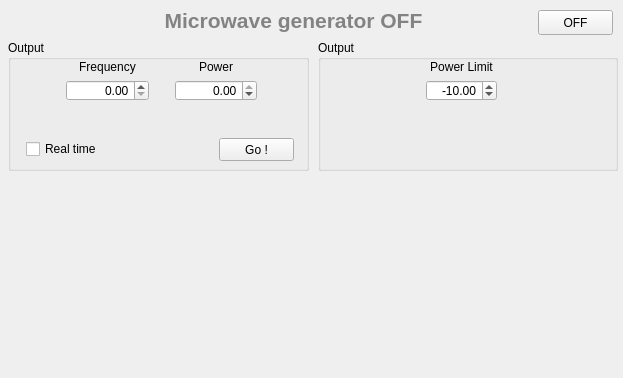
<?xml version="1.0" encoding="UTF-8"?>
<ui version="4.0">
 <class>SUiCpPSGE8257D</class>
 <widget class="QWidget" name="SUiCpPSGE8257D">
  <property name="geometry">
   <rect>
    <x>0</x>
    <y>0</y>
    <width>623</width>
    <height>378</height>
   </rect>
  </property>
  <property name="windowTitle">
   <string>Form</string>
  </property>
  <widget class="QGroupBox" name="gbxSaFreq_3">
   <property name="geometry">
    <rect>
     <x>318</x>
     <y>40</y>
     <width>300</width>
     <height>131</height>
    </rect>
   </property>
   <property name="title">
    <string>Output</string>
   </property>
   <widget class="QWidget" name="gridLayoutWidget_9">
    <property name="geometry">
     <rect>
      <x>108</x>
      <y>20</y>
      <width>71</width>
      <height>41</height>
     </rect>
    </property>
    <layout class="QGridLayout" name="gridLayout_11">
     <item row="0" column="0">
      <widget class="QLabel" name="lblMwPowerLimit">
       <property name="text">
        <string>Power Limit</string>
       </property>
       <property name="alignment">
        <set>Qt::AlignBottom|Qt::AlignHCenter</set>
       </property>
      </widget>
     </item>
     <item row="1" column="0">
      <widget class="QTechSpinBox" name="dsbMwPowerLimit">
       <property name="toolTip">
        <string>Power of the microwave in dBm</string>
       </property>
       <property name="alignment">
        <set>Qt::AlignRight|Qt::AlignTrailing|Qt::AlignVCenter</set>
       </property>
       <property name="minimum">
        <double>-135.000000000000000</double>
       </property>
       <property name="maximum">
        <double>0.000000000000000</double>
       </property>
       <property name="value">
        <double>-10.000000000000000</double>
       </property>
      </widget>
     </item>
    </layout>
   </widget>
  </widget>
  <widget class="SUiLblLed" name="ledMw">
   <property name="geometry">
    <rect>
     <x>8</x>
     <y>10</y>
     <width>25</width>
     <height>25</height>
    </rect>
   </property>
   <property name="sizePolicy">
    <sizepolicy hsizetype="Fixed" vsizetype="Fixed">
     <horstretch>0</horstretch>
     <verstretch>0</verstretch>
    </sizepolicy>
   </property>
   <property name="minimumSize">
    <size>
     <width>25</width>
     <height>25</height>
    </size>
   </property>
   <property name="maximumSize">
    <size>
     <width>25</width>
     <height>25</height>
    </size>
   </property>
   <property name="text">
    <string>
&lt;img src=&quot;:/led/circle_grey.png&quot; width=&quot;25&quot; height=&quot;25&quot;/&gt;</string>
   </property>
   <property name="textFormat">
    <enum>Qt::RichText</enum>
   </property>
  </widget>
  <widget class="QPushButton" name="cmdMwOnOff">
   <property name="geometry">
    <rect>
     <x>538</x>
     <y>10</y>
     <width>75</width>
     <height>25</height>
    </rect>
   </property>
   <property name="text">
    <string>OFF</string>
   </property>
   <property name="checkable">
    <bool>true</bool>
   </property>
  </widget>
  <widget class="QGroupBox" name="gbxSaFreq_2">
   <property name="geometry">
    <rect>
     <x>8</x>
     <y>40</y>
     <width>301</width>
     <height>131</height>
    </rect>
   </property>
   <property name="title">
    <string>Output</string>
   </property>
   <widget class="QWidget" name="gridLayoutWidget_6">
    <property name="geometry">
     <rect>
      <x>58</x>
      <y>20</y>
      <width>191</width>
      <height>41</height>
     </rect>
    </property>
    <layout class="QGridLayout" name="gridLayout_6">
     <item row="1" column="1">
      <spacer name="horizontalSpacer_3">
       <property name="orientation">
        <enum>Qt::Horizontal</enum>
       </property>
       <property name="sizeType">
        <enum>QSizePolicy::Minimum</enum>
       </property>
       <property name="sizeHint" stdset="0">
        <size>
         <width>20</width>
         <height>20</height>
        </size>
       </property>
      </spacer>
     </item>
     <item row="0" column="0">
      <widget class="QLabel" name="lblMwFreq">
       <property name="text">
        <string>Frequency</string>
       </property>
       <property name="alignment">
        <set>Qt::AlignBottom|Qt::AlignHCenter</set>
       </property>
      </widget>
     </item>
     <item row="0" column="2">
      <widget class="QLabel" name="lblMwPower">
       <property name="text">
        <string>Power</string>
       </property>
       <property name="alignment">
        <set>Qt::AlignBottom|Qt::AlignHCenter</set>
       </property>
      </widget>
     </item>
     <item row="1" column="2">
      <widget class="QTechSpinBox" name="dsbMwPower">
       <property name="toolTip">
        <string>Power of the microwave in dBm</string>
       </property>
       <property name="alignment">
        <set>Qt::AlignRight|Qt::AlignTrailing|Qt::AlignVCenter</set>
       </property>
       <property name="minimum">
        <double>-135.000000000000000</double>
       </property>
       <property name="maximum">
        <double>0.000000000000000</double>
       </property>
      </widget>
     </item>
     <item row="1" column="0">
      <widget class="QTechSpinBox" name="dsbMwFreq">
       <property name="toolTip">
        <string>Frequency of the microwave in Hz</string>
       </property>
       <property name="alignment">
        <set>Qt::AlignRight|Qt::AlignTrailing|Qt::AlignVCenter</set>
       </property>
      </widget>
     </item>
    </layout>
   </widget>
   <widget class="QPushButton" name="cmdMwGo">
    <property name="geometry">
     <rect>
      <x>211</x>
      <y>98</y>
      <width>75</width>
      <height>23</height>
     </rect>
    </property>
    <property name="text">
     <string>Go !</string>
    </property>
   </widget>
   <widget class="QCheckBox" name="chkbxMwRealTime">
    <property name="geometry">
     <rect>
      <x>18</x>
      <y>100</y>
      <width>71</width>
      <height>18</height>
     </rect>
    </property>
    <property name="text">
     <string>Real time ?</string>
    </property>
   </widget>
  </widget>
  <widget class="QLabel" name="lblMwState">
   <property name="geometry">
    <rect>
     <x>48</x>
     <y>5</y>
     <width>491</width>
     <height>31</height>
    </rect>
   </property>
   <property name="font">
    <font>
     <pointsize>16</pointsize>
     <weight>75</weight>
     <bold>true</bold>
    </font>
   </property>
   <property name="text">
    <string notr="true">&lt;!DOCTYPE HTML PUBLIC &quot;-//W3C//DTD HTML 4.0//EN&quot; &quot;http://www.w3.org/TR/REC-html40/strict.dtd&quot;&gt;
&lt;html&gt;&lt;head&gt;&lt;meta name=&quot;qrichtext&quot; content=&quot;1&quot; /&gt;&lt;style type=&quot;text/css&quot;&gt;
p, li { white-space: pre-wrap; }
&lt;/style&gt;&lt;/head&gt;&lt;body style=&quot; font-family:'MS Shell Dlg 2'; font-size:8.25pt; font-weight:400; font-style:normal;&quot;&gt;
&lt;p align=&quot;center&quot; style=&quot; margin-top:0px; margin-bottom:0px; margin-left:0px; margin-right:0px; -qt-block-indent:0; text-indent:0px;&quot;&gt;&lt;span style=&quot; font-size:16pt; font-weight:600; color:#838383;&quot;&gt;Microwave generator OFF&lt;/span&gt;&lt;/p&gt;&lt;/body&gt;&lt;/html&gt;</string>
   </property>
  </widget>
  <widget class="QLabel" name="label">
   <property name="geometry">
    <rect>
     <x>145</x>
     <y>200</y>
     <width>336</width>
     <height>151</height>
    </rect>
   </property>
   <property name="text">
    <string>&lt;!DOCTYPE HTML PUBLIC &quot;-//W3C//DTD HTML 4.0//EN&quot; &quot;http://www.w3.org/TR/REC-html40/strict.dtd&quot;&gt;
&lt;html&gt;&lt;head&gt;&lt;meta name=&quot;qrichtext&quot; content=&quot;1&quot; /&gt;&lt;style type=&quot;text/css&quot;&gt;
p, li { white-space: pre-wrap; }
&lt;/style&gt;&lt;/head&gt;&lt;body style=&quot; font-family:'MS Shell Dlg 2'; font-size:8.25pt; font-weight:400; font-style:normal;&quot;&gt;
&lt;p style=&quot; margin-top:0px; margin-bottom:0px; margin-left:0px; margin-right:0px; -qt-block-indent:0; text-indent:0px;&quot;&gt;&lt;img src=&quot;:/image/AgilentE8257D.png&quot; height=150 /&gt;&lt;/p&gt;&lt;/body&gt;&lt;/html&gt;</string>
   </property>
  </widget>
 </widget>
 <customwidgets>
  <customwidget>
   <class>SUiLblLed</class>
   <extends>QLabel</extends>
   <header location="global">SDK/SUi/SUiLblLed.h</header>
  </customwidget>
  <customwidget>
   <class>QTechSpinBox</class>
   <extends>QDoubleSpinBox</extends>
   <header location="global">SDK/SUi/QTechSpinBox.h</header>
  </customwidget>
 </customwidgets>
 <resources>
  <include location="image.qrc"/>
 </resources>
 <connections/>
</ui>
